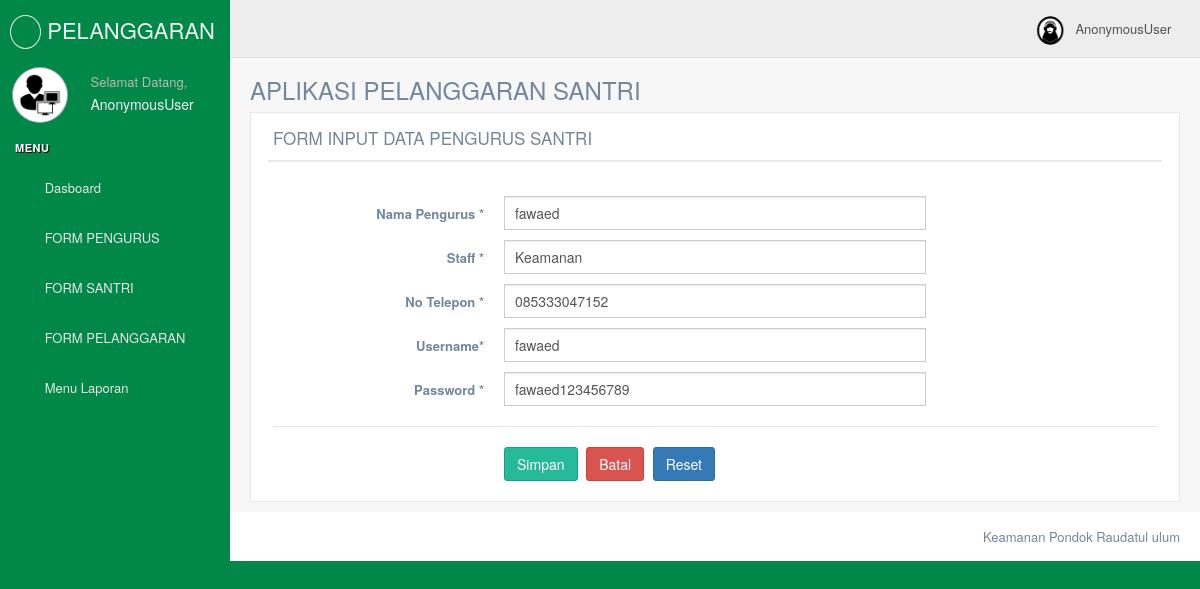
Page /edit_Pengurus/1 on the committed database.
### Aplikasi_pelanggaran2022/models.py (models this page shows, shortened)
class Model_pengurus(models.Model):
	nama_pengurus	= models.CharField(max_length = 50)
	staff	=models.CharField(max_length = 10)
	no_telpon	=models.CharField(max_length = 13)
	username	=models.CharField(max_length = 20)
	password	=models.CharField(max_length = 20)
	published = models.DateTimeField(auto_now_add = True)
	updated = models.DateTimeField(auto_now = True)

### Aplikasi_pelanggaran2022/views.py (the view, shortened to what this page needs)
# urls.py: url(r'^edit_Pengurus/(?P<id_pg>[0-9]+)$',Edit_Pengurus, name="edit_Pengurus"),
def Edit_Pengurus(request, id_pg):
	edit_pengurus = Model_pengurus.objects.get(id=id_pg)
	context = {'edit_pengurus': edit_pengurus}
	return render(request, 'Master_data/data_pengurus/edit.html',  context)

### Aplikasi_pelanggaran2022/templates/Master_data/data_pengurus/edit.html (shortened to what this page needs)
{% include "style_atas.html" %}
<div class="row">
              <div class="col-md-12 col-sm-12 col-xs-12">
                <div class="x_panel">
                  <div class="x_title">
                    <h2>FORM INPUT DATA PENGURUS SANTRI</h2>
                    <div class="clearfix"></div>
                  </div>
                  <div class="x_content">
                    <br />
                    <form id="demo-form2" class="form-horizontal form-label-left" method="post">
                      <div class="form-group">
                        <label class="control-label col-md-3 col-sm-3 col-xs-12" for="first-name">Nama Pengurus <span class="required">*</span>
                        </label>
                        <div class="col-md-6 col-sm-6 col-xs-12">
                          <input type="text" id="first-name" required="required" class="form-control col-md-7 col-xs-12" name="nama_pengurus" placeholder="Enter Nama Pengugrus" value="{{edit_pengurus.nama_pengurus}}">
                        </div>
                      </div>
                      <div class="form-group">
                        <label class="control-label col-md-3 col-sm-3 col-xs-12" for="last-name">Staff <span class="required">*</span>
                        </label>
                        <div class="col-md-6 col-sm-6 col-xs-12">
                          <input type="text" id="last-name" name="staff" required="required" class="form-control col-md-7 col-xs-12" placeholder="Enter Staff" value="{{edit_pengurus.staff}}">
                        </div>
                      </div>
                      <div class="form-group">
                        <label class="control-label col-md-3 col-sm-3 col-xs-12" for="last-name">No Telepon <span class="required">*</span>
                        </label>
                        <div class="col-md-6 col-sm-6 col-xs-12">
                          <input type="text" id="last-name" name="no_telepon" required="required" class="form-control col-md-7 col-xs-12" placeholder="Enter Nomor Telepon" maxlength="12" value="{{edit_pengurus.no_telpon}}">
                        </div>
                      </div>
                      <div class="form-group">
                        <label class="control-label col-md-3 col-sm-3 col-xs-12" for="last-name">Username<span class="required">*</span>
                        </label>
                        <div class="col-md-6 col-sm-6 col-xs-12">
                          <input type="text" id="last-name" name="username" required="required" class="form-control col-md-7 col-xs-12" placeholder="Enter Username" value="{{edit_pengurus.username}}">
                        </div>
                      </div>
                      <div class="form-group">
                        <label class="control-label col-md-3 col-sm-3 col-xs-12" for="last-name">Password <span class="required">*</span>
                        </label>
                        <div class="col-md-6 col-sm-6 col-xs-12">
                          <input type="text" id="last-name" name="password" required="required" class="form-control col-md-7 col-xs-12" placeholder="Enter Password" value="{{edit_pengurus.password}}">
                        </div>
                      </div>
                      <div class="ln_solid"></div>
                      <div class="form-group">
                        <div class="col-md-6 col-sm-6 col-xs-12 col-md-offset-3">
                          <button type="submit" class="btn btn-success">Simpan</button>
                          <a href="{% url 'Pengurus' %}"><button class="btn btn-danger">Batal</button></a>
              <button class="btn btn-primary" type="reset">Reset</button>
                        </div>
                      </div>
                    </form>
                  </div>
                </div>
              </div>
{% include "style_bawah.html" %}

### rows in the picture
Model_pengurus: nama_pengurus "fawaed", staff "Keamanan", no_telepon "085333047152", username "fawaed", password "fawaed123456789"

### other values in the picture
{{ user }} "AnonymousUser"
